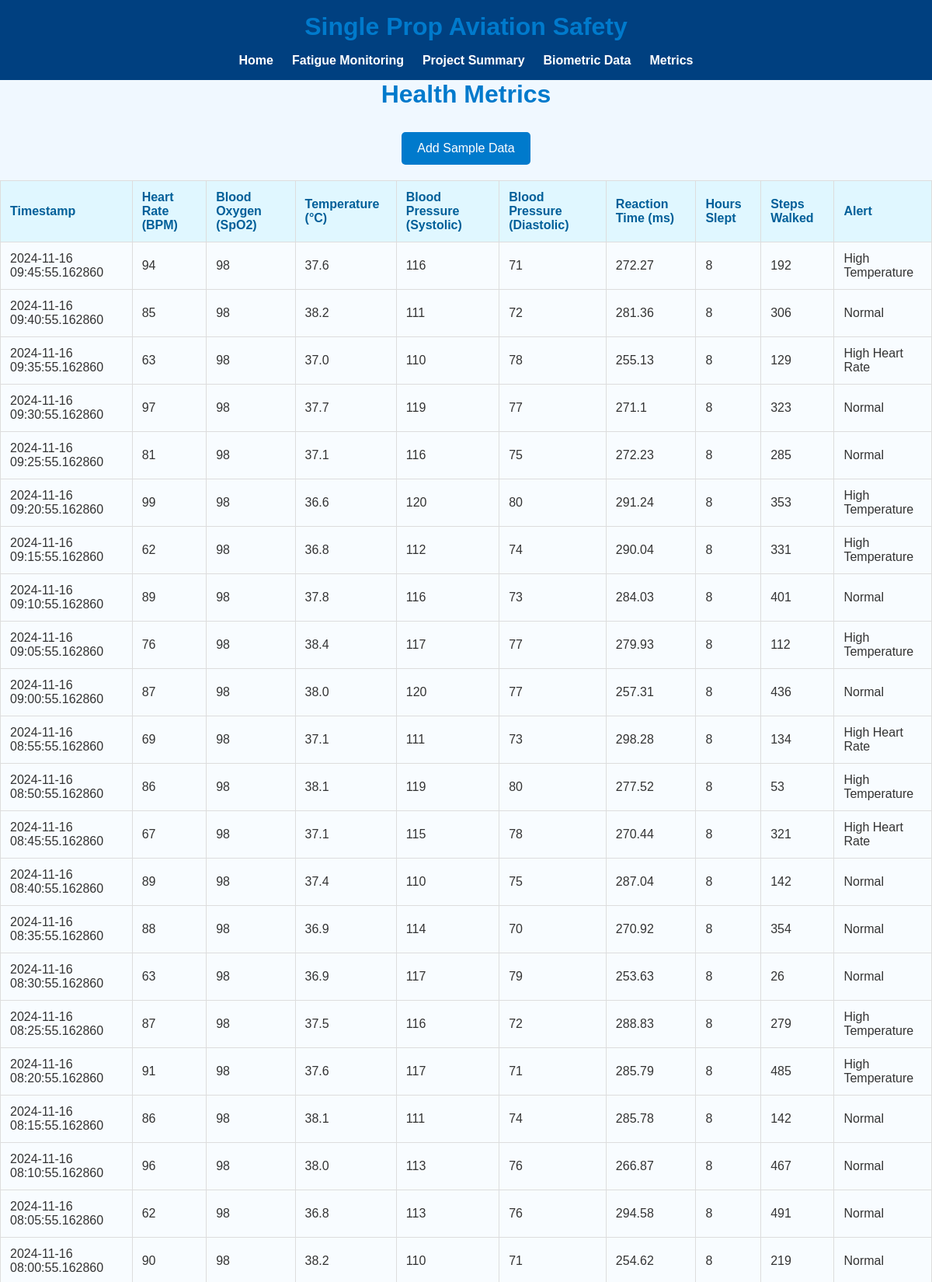
The app's page /metrics (upper part) with its own data.
### tables this page shows
CREATE TABLE health_metrics (
            id INTEGER PRIMARY KEY AUTOINCREMENT,
            timestamp DATETIME,
            heart_rate INTEGER,
            blood_oxygen INTEGER,
            temperature REAL,
            alert TEXT,
            blood_pressure_systolic INTEGER,
            blood_pressure_diastolic INTEGER,
            reaction_time REAL,
            hours_slept INTEGER,
            steps_walked INTEGER
        );

### app.py (the view)
@app.route('/metrics', methods=['GET', 'POST'])
def metrics():
    if request.method == 'POST':
        insert_sample_data()
        return redirect(url_for('metrics'))
    metrics_data = get_metrics()
    return render_template('metrics.html', metrics=metrics_data)

### app.py (called while the page is built)
def get_metrics():
    conn = sqlite3.connect('health_data.db')
    cursor = conn.cursor()
    cursor.execute('''
        SELECT
            timestamp,
            heart_rate,
            blood_oxygen,
            temperature,
            alert,
            blood_pressure_systolic,
            blood_pressure_diastolic,
            reaction_time,
            hours_slept,
            steps_walked
        FROM health_metrics
    ''')
    metrics = cursor.fetchall()
    conn.close()
    return metrics

### templates/metrics.html (shortened to what this page needs)
<!DOCTYPE html>
<html lang="en">
<head>
    <link rel="stylesheet" href="{{ url_for('static', filename='styles.css') }}">
</head>
<body>
    <header>
        <h1>Single Prop Aviation Safety</h1>
        <nav>
            <ul>
                <li><a href="{{ url_for('index') }}">Home</a></li>
                <li><a href="{{ url_for('fatigue') }}">Fatigue Monitoring</a></li>
                <li><a href="{{ url_for('summary') }}">Project Summary</a></li>
                <li><a href="{{ url_for('data_table') }}">Biometric Data</a></li>
                <li><a href="{{ url_for('metrics') }}">Metrics</a></li>
            </ul>
        </nav>
    </header>
    <h1>Health Metrics</h1>
    <form action="{{ url_for('metrics') }}" method="post">
        <button type="submit">Add Sample Data</button>
    </form>
    <table>
        <thead>
            <tr>
                <th>Timestamp</th>
                <th>Heart Rate (BPM)</th>
                <th>Blood Oxygen (SpO2)</th>
                <th>Temperature (°C)</th>
                <th>Blood Pressure (Systolic)</th>
                <th>Blood Pressure (Diastolic)</th>
                <th>Reaction Time (ms)</th>
                <th>Hours Slept</th>
                <th>Steps Walked</th>
                <th>Alert</th>
            </tr>
        </thead>
        <tbody>
            {% for row in metrics %}
            <tr>
                <td>{{ row[0] }}</td>
                <td>{{ row[1] }}</td>
                <td>{{ row[2] }}</td>
                <td>{{ row[3] }}</td>
                <td>{{ row[5] }}</td>
                <td>{{ row[6] }}</td>
                <td>{{ row[7] }}</td>
                <td>{{ row[8] }}</td>
                <td>{{ row[9] }}</td>
                <td>{{ row[4] if row[4] else 'Normal' }}</td>
            </tr>
            {% endfor %}
        </tbody>
    </table>
</body>
</html>

### static/styles.css (style rules this page uses)
* { margin: 0; padding: 0; box-sizing: border-box; }
html, body { height: 100%; font-family: 'Arial', sans-serif; background-color: #f0f8ff; color: #333; }
header { background-color: #004080; color: #fff; padding: 1em 0; text-align: center; }
header h1 { margin-bottom: 0.5em; }
header nav ul { list-style: none; display: flex; justify-content: center; gap: 1.5em; }
header nav ul li a { color: #fff; text-decoration: none; font-weight: bold; }
h1 { color: #007acc; text-align: center; margin-bottom: 30px; }
table { width: 100%; border-collapse: collapse; margin: 20px 0; }
th, td { padding: 12px; text-align: left; border: 1px solid #ddd; word-wrap: break-word; }
th { background-color: #e0f7ff; color: #005f99; }
td { background-color: #f8fcff; color: #333; }
button { background-color: #007acc; color: white; border: none; padding: 12px 20px; font-size: 16px; cursor: pointer; border-radius: 5px; transition: background-color 0.3s ease; display: block; margin: 20px auto; }

### records on screen
health_metrics: timestamp "2024-11-16 09:45:55.162860", heart_rate "94", blood_oxygen "98", temperature "37.6", blood_pressure_systolic "116", blood_pressure_diastolic "71", reaction_time "272.27", hours_slept "8", steps_walked "192", alert "High Temperature"
health_metrics: timestamp "2024-11-16 09:40:55.162860", heart_rate "85", blood_oxygen "98", temperature "38.2", blood_pressure_systolic "111", blood_pressure_diastolic "72", reaction_time "281.36", hours_slept "8", steps_walked "306", row "Normal"
health_metrics: timestamp "2024-11-16 09:35:55.162860", heart_rate "63", blood_oxygen "98", temperature "37.0", blood_pressure_systolic "110", blood_pressure_diastolic "78", reaction_time "255.13", hours_slept "8", steps_walked "129", alert "High Heart Rate"
health_metrics: timestamp "2024-11-16 09:30:55.162860", heart_rate "97", blood_oxygen "98", temperature "37.7", blood_pressure_systolic "119", blood_pressure_diastolic "77", reaction_time "271.1", hours_slept "8", steps_walked "323", row "Normal"
health_metrics: timestamp "2024-11-16 09:25:55.162860", heart_rate "81", blood_oxygen "98", temperature "37.1", blood_pressure_systolic "116", blood_pressure_diastolic "75", reaction_time "272.23", hours_slept "8", steps_walked "285", row "Normal"
health_metrics: timestamp "2024-11-16 09:20:55.162860", heart_rate "99", blood_oxygen "98", temperature "36.6", blood_pressure_systolic "120", blood_pressure_diastolic "80", reaction_time "291.24", hours_slept "8", steps_walked "353", alert "High Temperature"
health_metrics: timestamp "2024-11-16 09:15:55.162860", heart_rate "62", blood_oxygen "98", temperature "36.8", blood_pressure_systolic "112", blood_pressure_diastolic "74", reaction_time "290.04", hours_slept "8", steps_walked "331", alert "High Temperature"
health_metrics: timestamp "2024-11-16 09:10:55.162860", heart_rate "89", blood_oxygen "98", temperature "37.8", blood_pressure_systolic "116", blood_pressure_diastolic "73", reaction_time "284.03", hours_slept "8", steps_walked "401", row "Normal"
health_metrics: timestamp "2024-11-16 09:05:55.162860", heart_rate "76", blood_oxygen "98", temperature "38.4", blood_pressure_systolic "117", blood_pressure_diastolic "77", reaction_time "279.93", hours_slept "8", steps_walked "112", alert "High Temperature"
health_metrics: timestamp "2024-11-16 09:00:55.162860", heart_rate "87", blood_oxygen "98", temperature "38.0", blood_pressure_systolic "120", blood_pressure_diastolic "77", reaction_time "257.31", hours_slept "8", steps_walked "436", row "Normal"
health_metrics: timestamp "2024-11-16 08:55:55.162860", heart_rate "69", blood_oxygen "98", temperature "37.1", blood_pressure_systolic "111", blood_pressure_diastolic "73", reaction_time "298.28", hours_slept "8", steps_walked "134", alert "High Heart Rate"
health_metrics: timestamp "2024-11-16 08:50:55.162860", heart_rate "86", blood_oxygen "98", temperature "38.1", blood_pressure_systolic "119", blood_pressure_diastolic "80", reaction_time "277.52", hours_slept "8", steps_walked "53", alert "High Temperature"
health_metrics: timestamp "2024-11-16 08:45:55.162860", heart_rate "67", blood_oxygen "98", temperature "37.1", blood_pressure_systolic "115", blood_pressure_diastolic "78", reaction_time "270.44", hours_slept "8", steps_walked "321", alert "High Heart Rate"
health_metrics: timestamp "2024-11-16 08:40:55.162860", heart_rate "89", blood_oxygen "98", temperature "37.4", blood_pressure_systolic "110", blood_pressure_diastolic "75", reaction_time "287.04", hours_slept "8", steps_walked "142", row "Normal"
health_metrics: timestamp "2024-11-16 08:35:55.162860", heart_rate "88", blood_oxygen "98", temperature "36.9", blood_pressure_systolic "114", blood_pressure_diastolic "70", reaction_time "270.92", hours_slept "8", steps_walked "354", row "Normal"
health_metrics: timestamp "2024-11-16 08:30:55.162860", heart_rate "63", blood_oxygen "98", temperature "36.9", blood_pressure_systolic "117", blood_pressure_diastolic "79", reaction_time "253.63", hours_slept "8", steps_walked "26", row "Normal"
health_metrics: timestamp "2024-11-16 08:25:55.162860", heart_rate "87", blood_oxygen "98", temperature "37.5", blood_pressure_systolic "116", blood_pressure_diastolic "72", reaction_time "288.83", hours_slept "8", steps_walked "279", alert "High Temperature"
health_metrics: timestamp "2024-11-16 08:20:55.162860", heart_rate "91", blood_oxygen "98", temperature "37.6", blood_pressure_systolic "117", blood_pressure_diastolic "71", reaction_time "285.79", hours_slept "8", steps_walked "485", alert "High Temperature"
health_metrics: timestamp "2024-11-16 08:15:55.162860", heart_rate "86", blood_oxygen "98", temperature "38.1", blood_pressure_systolic "111", blood_pressure_diastolic "74", reaction_time "285.78", hours_slept "8", steps_walked "142", row "Normal"
health_metrics: timestamp "2024-11-16 08:10:55.162860", heart_rate "96", blood_oxygen "98", temperature "38.0", blood_pressure_systolic "113", blood_pressure_diastolic "76", reaction_time "266.87", hours_slept "8", steps_walked "467", row "Normal"
health_metrics: timestamp "2024-11-16 08:05:55.162860", heart_rate "62", blood_oxygen "98", temperature "36.8", blood_pressure_systolic "113", blood_pressure_diastolic "76", reaction_time "294.58", hours_slept "8", steps_walked "491", row "Normal"
health_metrics: timestamp "2024-11-16 08:00:55.162860", heart_rate "90", blood_oxygen "98", temperature "38.2", blood_pressure_systolic "110", blood_pressure_diastolic "71", reaction_time "254.62", hours_slept "8", steps_walked "219", row "Normal"
